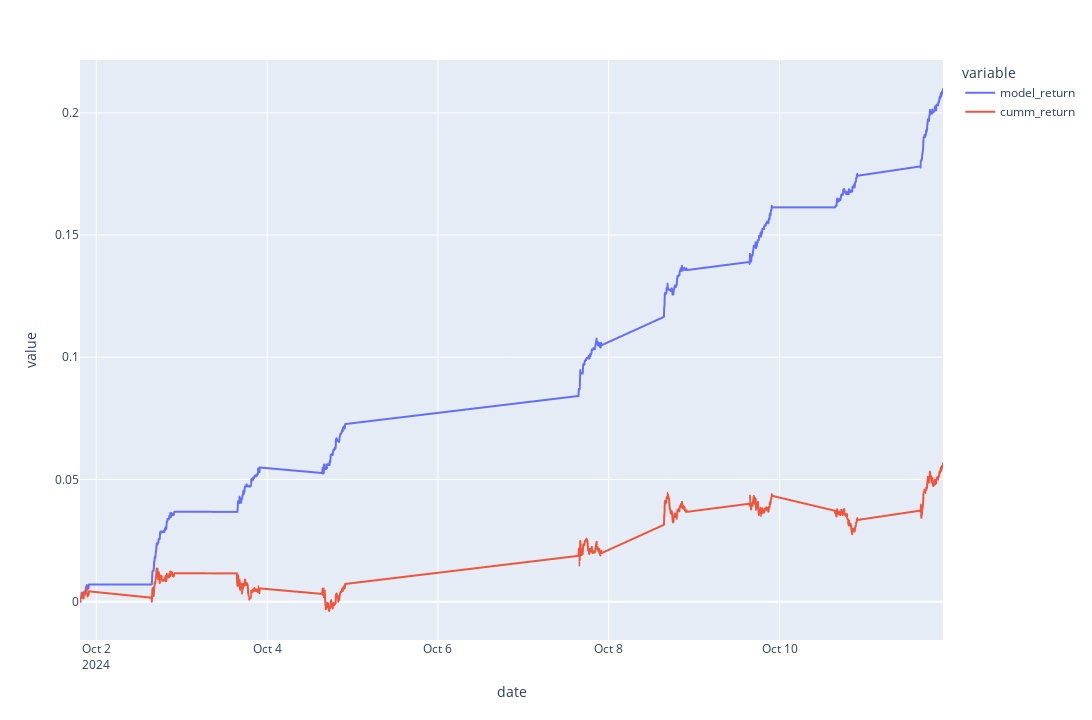

The notebook cell saved with this chart:
### Code cell
plx.line(
    data_frame=results_test[['model_return', 'cumm_return']].melt(ignore_index=False).reset_index(names=['date']),
    #title='Cummulative returns - Model vs Buy and hold',
    x='date',
    y='value',
    color='variable',
    height=720,
    width=1280,
)

### Figure 1 — Plotly figure (JSON) as saved in the notebook; plotly's stock layout.template omitted (floating-point values rounded to 4 significant figures; data arrays with more than 128 entries replaced by an {"elided": "..."} marker saying what was removed)
{"data": [{"hovertemplate": "variable=model_return<br>date=%{x}<br>value=%{y}<extra></extra>", "legendgroup": "model_return", "line": {"color": "#636efa", "dash": "solid"}, "marker": {"symbol": "circle"}, "mode": "lines", "name": "model_return", "showlegend": true, "type": "scattergl", "x": {"elided": "655 str values"}, "xaxis": "x", "y": {"elided": "655 float values"}, "yaxis": "y"}, {"hovertemplate": "variable=cumm_return<br>date=%{x}<br>value=%{y}<extra></extra>", "legendgroup": "cumm_return", "line": {"color": "#EF553B", "dash": "solid"}, "marker": {"symbol": "circle"}, "mode": "lines", "name": "cumm_return", "showlegend": true, "type": "scattergl", "x": {"elided": "655 str values"}, "xaxis": "x", "y": {"elided": "655 float values"}, "yaxis": "y"}], "layout": {"height": 720, "legend": {"title": {"text": "variable"}, "tracegroupgap": 0}, "margin": {"t": 60}, "width": 1280, "xaxis": {"anchor": "y", "domain": [0, 1], "title": {"text": "date"}}, "yaxis": {"anchor": "x", "domain": [0, 1], "title": {"text": "value"}}}}
